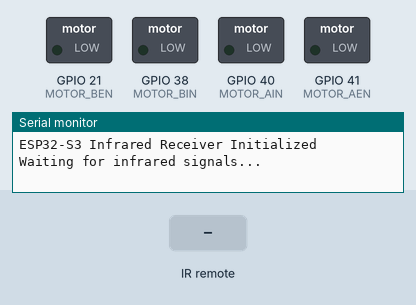
Bench run of a sketch on a simulated ESP32-S3. Shown: switched loads named in the sketch (green lamp = pin HIGH), the last lines printed to the serial monitor. Inputs (shaded band) come from the test bench.

Above: at 2.2 s.
2.3 s: infrared code 0x46 received
At 2.6 s:
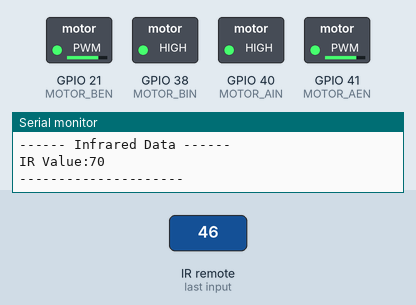
3.8 s: infrared code 0x15 received
At 4.9 s:
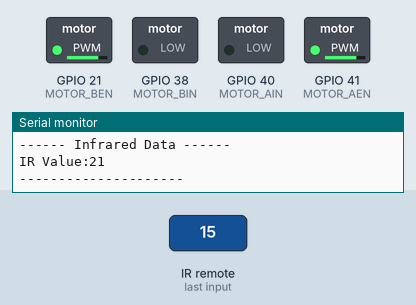
5.3 s: infrared code 0x44 received
At 6.0 s:
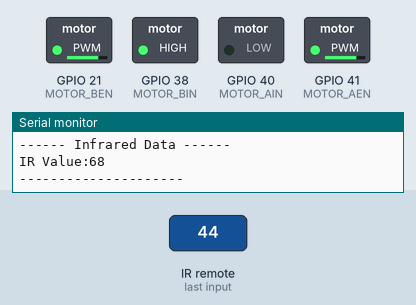
6.8 s: infrared code 0x43 received
At 7.2 s:
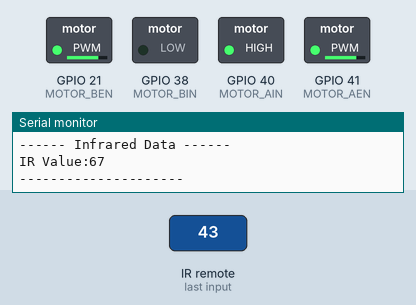
8.3 s: infrared code 0x40 received
At 9.5 s:
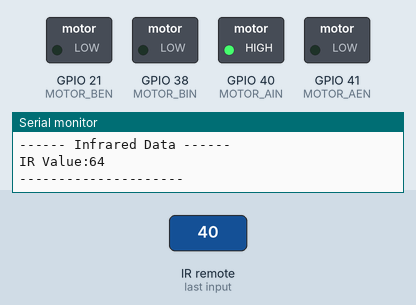
Timing chart, 0 to 10.8 s (numbered marks = the images above; inputs shaded):
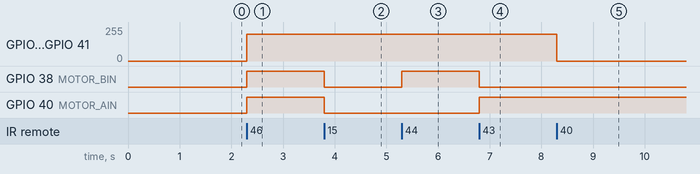

Measured:
- after the input at 2.3 s, GPIO 21 (MOTOR_BEN), GPIO 41 (MOTOR_AEN): 0/255 → 199/255 at once; GPIO 38 (MOTOR_BIN), GPIO 40 (MOTOR_AIN): LOW → HIGH at once
- after the input at 3.8 s, GPIO 38 (MOTOR_BIN), GPIO 40 (MOTOR_AIN): HIGH → LOW at once
- after the input at 5.3 s, GPIO 38 (MOTOR_BIN): LOW → HIGH at once
- after the input at 6.8 s, GPIO 38 (MOTOR_BIN): HIGH → LOW at once; GPIO 40 (MOTOR_AIN): LOW → HIGH at once
- after the input at 8.3 s, GPIO 21 (MOTOR_BEN), GPIO 41 (MOTOR_AEN): 199/255 → 0/255 at once

The sketch:

14_IR_Remote_Control_Robot.ino
```cpp
#include <IRremote.hpp>  // Include the IRremote infrared remote control library

// Define GPIO48 connected to the signal pin of the infrared receiving module
#define IR_RECEIVE_PIN 48

// ================= Motor Pin Definitions =================
#define MOTOR_AIN 40  // Channel A direction control (Left wheel)
#define MOTOR_AEN 41  // Channel A PWM control (Left wheel speed)
#define MOTOR_BIN 38  // Channel B direction control (Right wheel)
#define MOTOR_BEN 21  // Channel B PWM control (Right wheel speed)

void setup() {
  // Initialize serial communication with a baud rate of 115200
  Serial.begin(115200);
  delay(1000);  // Delay for 1 second to wait for the serial port to stabilize

  Serial.println("ESP32-S3 Infrared Receiver Initialized");
  // Initialize the infrared receiver, specify the pin, and disable onboard LED feedback blinking
  IrReceiver.begin(IR_RECEIVE_PIN, DISABLE_LED_FEEDBACK);
  Serial.println("Waiting for infrared signals...");

  // Set motor direction pins as output mode
  pinMode(MOTOR_AIN, OUTPUT);
  pinMode(MOTOR_BIN, OUTPUT);

  // Configure PWM channels (ESP32 Arduino Core 3.x syntax)
  // Parameters: pin, frequency (1000Hz), resolution (8-bit, i.e., 0-255)
  ledcAttach(MOTOR_AEN, 1000, 8);
  ledcAttach(MOTOR_BEN, 1000, 8);

  // Ensure motors are stopped in the initial state
  stopMotor();
}

void loop() {
  // Check if an infrared signal has been successfully decoded
  if (IrReceiver.decode()) {
    Serial.println("------ Infrared Data ------");

    // Get the decoded 8-bit command code
    int irCommand = IrReceiver.decodedIRData.command;

    Serial.print("IR Value:");
    Serial.println(irCommand);
    Serial.println("---------------------");

    // Execute corresponding actions based on the 8-bit command code
    // Note: Command codes may vary for different remote controls; modify according to the actual values printed on the serial monitor
    switch (irCommand) {
      case 70: // Corresponds to the 'Up' key on the remote control (Decimal 70)
        forward(200, 200);
        break;
      case 21: // Corresponds to the 'Down' key on the remote control (Decimal 21)
        back(200, 200);
        break;
      case 68: // Corresponds to the 'Left' key on the remote control (Decimal 68)
        left(200, 200);
        break;
      case 67: // Corresponds to the 'Right' key on the remote control (Decimal 67)
        right(200, 200);
        break;
      case 64: // Corresponds to the 'OK' key on the remote control (Decimal 64)
        stopMotor();
        break;
      default:
        // Do nothing if an undefined key is pressed
        break;
    }

    // Resume the receiving state, clear the buffer, and prepare to receive the next infrared signal
    // This step is critical; without it, the receiver will stop working after processing one signal
    IrReceiver.resume();
  }
}

// ================= Motor Control Functions =================

// Set PWM speed for left and right motors (0-255)
void setMotor(int leftSpeed, int rightSpeed) {
  ledcWrite(MOTOR_AEN, leftSpeed);  // Write PWM value for left wheel
  ledcWrite(MOTOR_BEN, rightSpeed); // Write PWM value for right wheel
}

// Move Forward
void forward(int leftSpeed, int rightSpeed) {
  digitalWrite(MOTOR_AIN, HIGH); // Left wheel forward
  digitalWrite(MOTOR_BIN, HIGH); // Right wheel forward
  setMotor(leftSpeed, rightSpeed);
}

// Move Backward
void back(int leftSpeed, int rightSpeed) {
  digitalWrite(MOTOR_AIN, LOW);  // Left wheel reverse
  digitalWrite(MOTOR_BIN, LOW);  // Right wheel reverse
  setMotor(leftSpeed, rightSpeed);
}

// Turn Left (Left wheel stops, right wheel moves forward)
void left(int leftSpeed, int rightSpeed) {
  digitalWrite(MOTOR_AIN, LOW);  // Left wheel stops
  digitalWrite(MOTOR_BIN, HIGH); // Right wheel forward
  setMotor(leftSpeed, rightSpeed);
}

// Turn Right (Left wheel moves forward, right wheel stops)
void right(int leftSpeed, int rightSpeed) {
  digitalWrite(MOTOR_AIN, HIGH); // Left wheel forward
  digitalWrite(MOTOR_BIN, LOW);  // Right wheel stops
  setMotor(leftSpeed, rightSpeed);
}

// Stop Motors
void stopMotor() {
  setMotor(0, 0); // Set speed to 0
}
```
